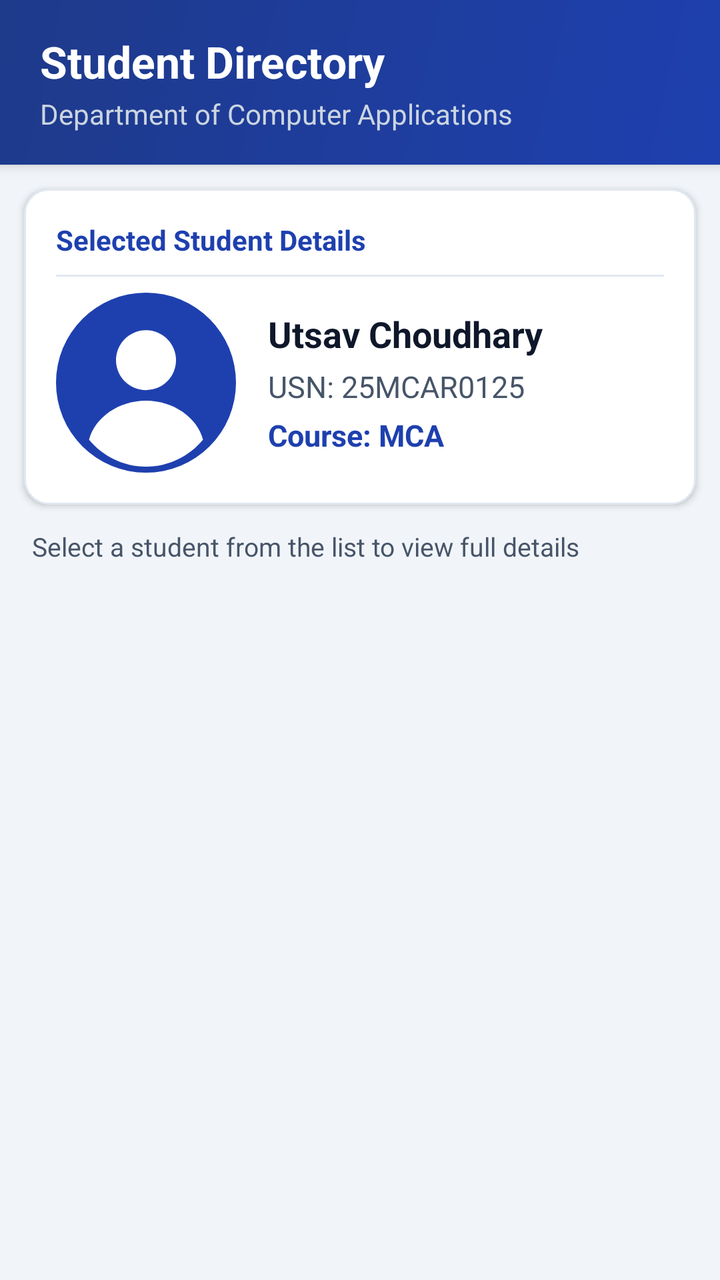
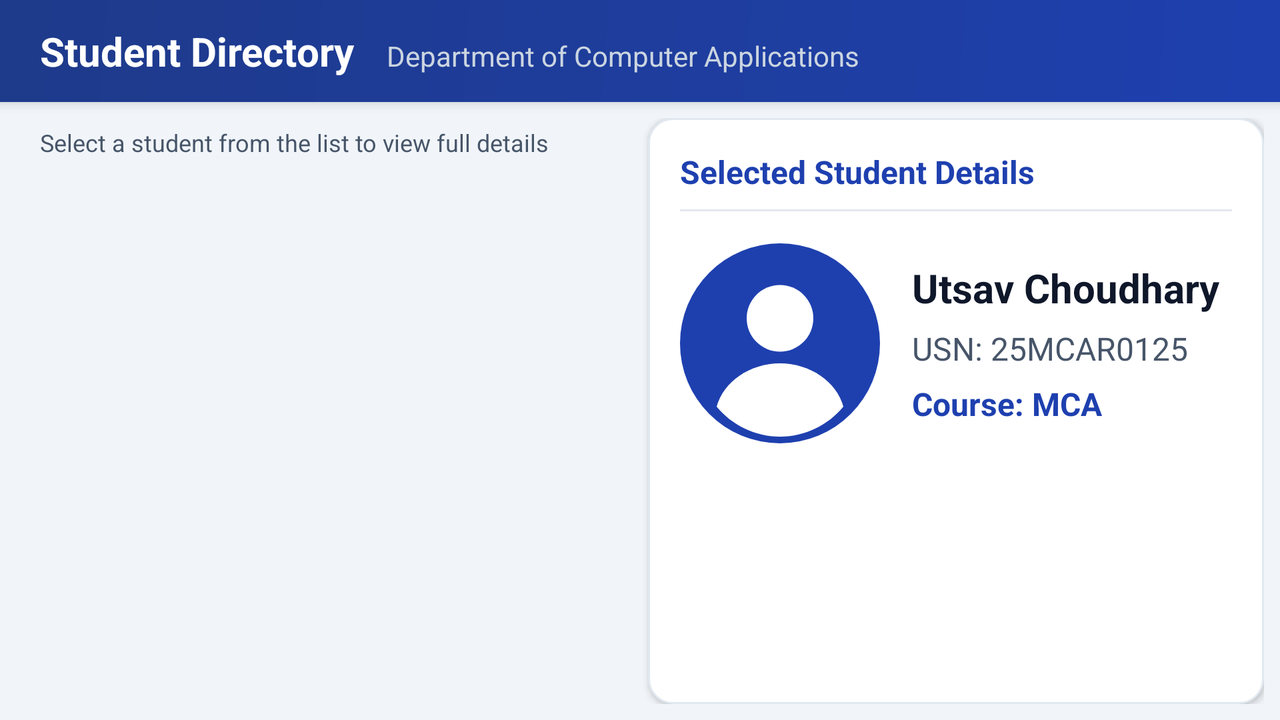

An Android layout and its configuration variant, each rendered on a device that would load it. The default file and the variant file are quoted in full after the pictures.
<!-- AndroidManifest.xml: application theme Theme.AdaptiveStudentList -->
<!-- res/layout/activity_main.xml -->
<?xml version="1.0" encoding="utf-8"?>
<LinearLayout xmlns:android="http://schemas.android.com/apk/res/android"
    xmlns:tools="http://schemas.android.com/tools"
    android:id="@+id/main"
    android:layout_width="match_parent"
    android:layout_height="match_parent"
    android:background="@color/bg_slate"
    android:orientation="vertical">

    
    <LinearLayout
        android:layout_width="match_parent"
        android:layout_height="wrap_content"
        android:background="@drawable/bg_header"
        android:elevation="4dp"
        android:orientation="vertical"
        android:paddingHorizontal="20dp"
        android:paddingVertical="16dp">

        <TextView
            android:layout_width="wrap_content"
            android:layout_height="wrap_content"
            android:text="@string/title_student_directory"
            android:textColor="@color/white"
            android:textSize="22sp"
            android:textStyle="bold" />

        <TextView
            android:layout_width="wrap_content"
            android:layout_height="wrap_content"
            android:layout_marginTop="2dp"
            android:text="@string/subtitle_directory"
            android:textColor="#CBD5E1"
            android:textSize="14sp" />
    </LinearLayout>

    
    <LinearLayout
        android:layout_width="match_parent"
        android:layout_height="wrap_content"
        android:layout_margin="12dp"
        android:background="@drawable/bg_card_rounded"
        android:elevation="2dp"
        android:orientation="vertical"
        android:padding="16dp">

        <TextView
            android:layout_width="wrap_content"
            android:layout_height="wrap_content"
            android:text="@string/title_student_details"
            android:textColor="@color/primary_blue"
            android:textSize="14sp"
            android:textStyle="bold" />

        <View
            android:layout_width="match_parent"
            android:layout_height="1dp"
            android:layout_marginVertical="8dp"
            android:background="@color/border_light" />

        <LinearLayout
            android:layout_width="match_parent"
            android:layout_height="wrap_content"
            android:gravity="center_vertical"
            android:orientation="horizontal">

            <ImageView
                android:id="@+id/imgDetailProfile"
                android:layout_width="90dp"
                android:layout_height="90dp"
                android:contentDescription="@string/content_desc_student_avatar"
                android:scaleType="fitCenter"
                tools:src="@drawable/ic_student_1" />

            <LinearLayout
                android:layout_width="0dp"
                android:layout_height="wrap_content"
                android:layout_marginStart="16dp"
                android:layout_weight="1"
                android:orientation="vertical">

                <TextView
                    android:id="@+id/tvDetailName"
                    android:layout_width="wrap_content"
                    android:layout_height="wrap_content"
                    android:textColor="@color/text_primary"
                    android:textSize="18sp"
                    android:textStyle="bold"
                    tools:text="Utsav Choudhary" />

                <TextView
                    android:id="@+id/tvDetailUsn"
                    android:layout_width="wrap_content"
                    android:layout_height="wrap_content"
                    android:layout_marginTop="4dp"
                    android:textColor="@color/text_secondary"
                    android:textSize="15sp"
                    tools:text="USN: 25MCAR0125" />

                <TextView
                    android:id="@+id/tvDetailCourse"
                    android:layout_width="wrap_content"
                    android:layout_height="wrap_content"
                    android:layout_marginTop="4dp"
                    android:textColor="@color/primary_blue"
                    android:textSize="15sp"
                    android:textStyle="bold"
                    tools:text="Course: MCA" />

            </LinearLayout>

        </LinearLayout>

    </LinearLayout>

    <TextView
        android:layout_width="wrap_content"
        android:layout_height="wrap_content"
        android:layout_marginStart="16dp"
        android:layout_marginBottom="4dp"
        android:text="@string/select_student_prompt"
        android:textColor="@color/text_secondary"
        android:textSize="13sp" />

    
    <ListView
        android:id="@+id/lvStudents"
        android:layout_width="match_parent"
        android:layout_height="0dp"
        android:layout_weight="1"
        android:clipToPadding="false"
        android:divider="@null"
        android:dividerHeight="0dp"
        android:paddingBottom="12dp"
        tools:listitem="@layout/student_item" />

</LinearLayout>
<!-- resources referenced by this layout -->
<resources>
  <color name="bg_slate">#F1F5F9</color>
  <color name="border_light">#E2E8F0</color>
  <color name="primary_blue">#1E40AF</color>
  <color name="text_primary">#0F172A</color>
  <color name="text_secondary">#475569</color>
  <color name="white">#FFFFFF</color>
  <!-- drawable bg_card_rounded (drawable) -->
  <?xml version="1.0" encoding="utf-8"?>
  <shape xmlns:android="http://schemas.android.com/apk/res/android"
      android:shape="rectangle">
      <solid android:color="@color/card_bg" />
      <corners android:radius="12dp" />
      <stroke
          android:width="1dp"
          android:color="@color/border_light" />
  </shape>
  <!-- drawable bg_header (drawable) -->
  <?xml version="1.0" encoding="utf-8"?>
  <shape xmlns:android="http://schemas.android.com/apk/res/android"
      android:shape="rectangle">
      <gradient
          android:angle="135"
          android:endColor="@color/primary_blue_dark"
          android:startColor="@color/primary_blue" />
  </shape>
  <!-- drawable ic_student_1 (drawable) -->
  <vector xmlns:android="http://schemas.android.com/apk/res/android"
      android:width="120dp"
      android:height="120dp"
      android:viewportWidth="120"
      android:viewportHeight="120">
      
      <path
          android:fillColor="#1E40AF"
          android:pathData="M60,0 A60,60 0 1,0 60,120 A60,60 0 1,0 60,0 Z" />
      
      <path
          android:fillColor="#FFFFFF"
          android:pathData="M60,25 A20,20 0 1,0 60,65 A20,20 0 1,0 60,25 Z" />
      
      <path
          android:fillColor="#FFFFFF"
          android:pathData="M60,72 C42,72 26,83 22,98 C31,109 45,116 60,116 C75,116 89,109 98,98 C94,83 78,72 60,72 Z" />
  </vector>
  <string name="content_desc_student_avatar">Student Profile Picture</string>
  <string name="select_student_prompt">Select a student from the list to view full details</string>
  <string name="subtitle_directory">Department of Computer Applications</string>
  <string name="title_student_details">Selected Student Details</string>
  <string name="title_student_directory">Student Directory</string>
  <style name="Theme.AdaptiveStudentList" parent="Base.Theme.AdaptiveStudentList" />
  <color name="card_bg">#FFFFFF</color>
  <color name="primary_blue_dark">#1E3A8A</color>
  <style name="Base.Theme.AdaptiveStudentList" parent="Theme.Material3.DayNight.NoActionBar">
          
          <item name="colorPrimary">@color/primary_blue</item>
          <item name="colorOnPrimary">@color/white</item>
          <item name="android:statusBarColor">@color/primary_blue_dark</item>
          <item name="android:windowBackground">@color/bg_slate</item>
      </style>
</resources>
<!-- res/layout-land/activity_main.xml (the repository's variant of the layout above) -->
<!-- drawn on the phone turned sideways -->
<?xml version="1.0" encoding="utf-8"?>
<LinearLayout xmlns:android="http://schemas.android.com/apk/res/android"
    xmlns:tools="http://schemas.android.com/tools"
    android:id="@+id/main"
    android:layout_width="match_parent"
    android:layout_height="match_parent"
    android:background="@color/bg_slate"
    android:orientation="vertical">

    
    <LinearLayout
        android:layout_width="match_parent"
        android:layout_height="wrap_content"
        android:background="@drawable/bg_header"
        android:elevation="4dp"
        android:orientation="horizontal"
        android:paddingHorizontal="20dp"
        android:paddingVertical="12dp">

        <TextView
            android:layout_width="wrap_content"
            android:layout_height="wrap_content"
            android:text="@string/title_student_directory"
            android:textColor="@color/white"
            android:textSize="20sp"
            android:textStyle="bold" />

        <TextView
            android:layout_width="wrap_content"
            android:layout_height="wrap_content"
            android:layout_marginStart="16dp"
            android:text="@string/subtitle_directory"
            android:textColor="#CBD5E1"
            android:textSize="14sp" />
    </LinearLayout>

    
    <LinearLayout
        android:layout_width="match_parent"
        android:layout_height="0dp"
        android:layout_weight="1"
        android:orientation="horizontal"
        android:padding="8dp">

        
        <LinearLayout
            android:layout_width="0dp"
            android:layout_height="match_parent"
            android:layout_weight="1"
            android:orientation="vertical">

            <TextView
                android:layout_width="wrap_content"
                android:layout_height="wrap_content"
                android:layout_marginStart="12dp"
                android:layout_marginVertical="4dp"
                android:text="@string/select_student_prompt"
                android:textColor="@color/text_secondary"
                android:textSize="12sp" />

            <ListView
                android:id="@+id/lvStudents"
                android:layout_width="match_parent"
                android:layout_height="match_parent"
                android:clipToPadding="false"
                android:divider="@null"
                android:dividerHeight="0dp"
                tools:listitem="@layout/student_item" />
        </LinearLayout>

        
        <LinearLayout
            android:layout_width="0dp"
            android:layout_height="match_parent"
            android:layout_marginStart="8dp"
            android:layout_weight="1"
            android:background="@drawable/bg_card_rounded"
            android:elevation="2dp"
            android:orientation="vertical"
            android:padding="16dp">

            <TextView
                android:layout_width="wrap_content"
                android:layout_height="wrap_content"
                android:text="@string/title_student_details"
                android:textColor="@color/primary_blue"
                android:textSize="16sp"
                android:textStyle="bold" />

            <View
                android:layout_width="match_parent"
                android:layout_height="1dp"
                android:layout_marginVertical="8dp"
                android:background="@color/border_light" />

            <LinearLayout
                android:layout_width="match_parent"
                android:layout_height="wrap_content"
                android:gravity="center_vertical"
                android:orientation="horizontal"
                android:paddingTop="8dp">

                <ImageView
                    android:id="@+id/imgDetailProfile"
                    android:layout_width="100dp"
                    android:layout_height="100dp"
                    android:contentDescription="@string/content_desc_student_avatar"
                    android:scaleType="fitCenter"
                    tools:src="@drawable/ic_student_1" />

                <LinearLayout
                    android:layout_width="0dp"
                    android:layout_height="wrap_content"
                    android:layout_marginStart="16dp"
                    android:layout_weight="1"
                    android:orientation="vertical">

                    <TextView
                        android:id="@+id/tvDetailName"
                        android:layout_width="wrap_content"
                        android:layout_height="wrap_content"
                        android:textColor="@color/text_primary"
                        android:textSize="20sp"
                        android:textStyle="bold"
                        tools:text="Utsav Choudhary" />

                    <TextView
                        android:id="@+id/tvDetailUsn"
                        android:layout_width="wrap_content"
                        android:layout_height="wrap_content"
                        android:layout_marginTop="6dp"
                        android:textColor="@color/text_secondary"
                        android:textSize="16sp"
                        tools:text="USN: 25MCAR0125" />

                    <TextView
                        android:id="@+id/tvDetailCourse"
                        android:layout_width="wrap_content"
                        android:layout_height="wrap_content"
                        android:layout_marginTop="6dp"
                        android:textColor="@color/primary_blue"
                        android:textSize="16sp"
                        android:textStyle="bold"
                        tools:text="Course: MCA" />

                </LinearLayout>

            </LinearLayout>

        </LinearLayout>

    </LinearLayout>

</LinearLayout>
